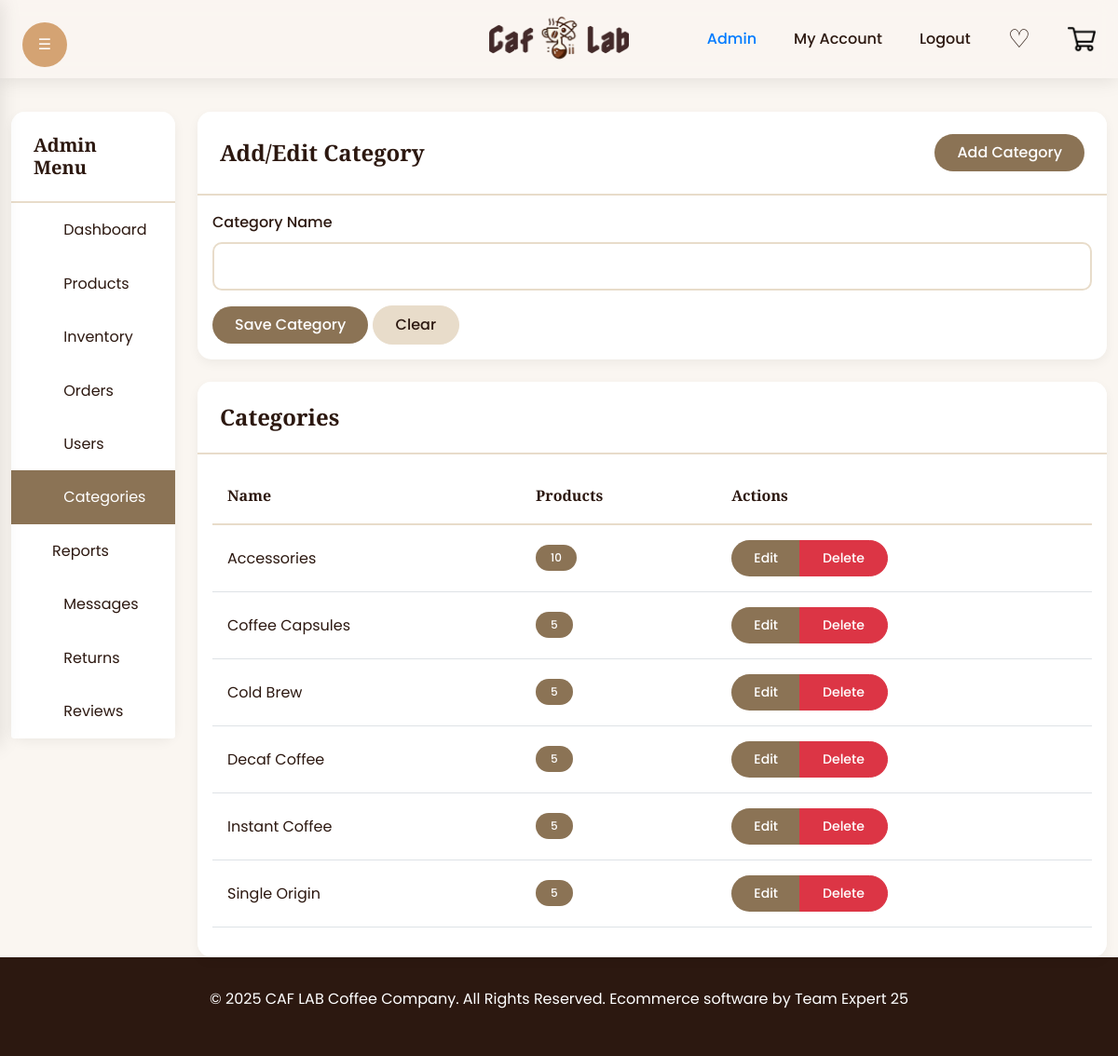
Screenshot of /admin/categories.php (signed in) with the database file from the repository.
### tables this page shows
CREATE TABLE Category (
    category_id INT NOT NULL AUTO_INCREMENT,
    name VARCHAR(255) NOT NULL,
    PRIMARY KEY (category_id)
);

### admin/categories.php (the view, shortened to what this page needs)
<?php
$conn = getConnection();
$stmt = $conn->query("
    SELECT c.*, COUNT(p.product_id) as product_count
    FROM Category c
    LEFT JOIN Products p ON c.category_id = p.category_id
    GROUP BY c.category_id
    ORDER BY c.name
");
$categories = $stmt->fetchAll(PDO::FETCH_ASSOC);
include 'templates/header.php';
?>
<div class="container-fluid">
    <div class="row">
        <div class="col-md-2">
            <?php include 'templates/admin-menu.php'; ?>
        </div>
        <div class="col-md-10">
            <div class="card mb-4">
                <div class="card-header d-flex justify-content-between align-items-center">
                    <h4 class="mb-0">Add/Edit Category</h4>
                    <a href="category-form.php" class="btn btn-primary">Add Category</a>
                </div>
                <div class="card-body">
                    <form action="categories.php" method="POST" id="categoryForm">
                        <div class="mb-3">
                            <label for="name" class="form-label">Category Name</label>
                            <input type="text" class="form-control" id="name" name="name" required>
                        </div>
                        <button type="submit" class="btn btn-primary">Save Category</button>
                        <button type="button" class="btn btn-secondary" onclick="resetForm()">Clear</button>
                    </form>
                </div>
            </div>
            <div class="card">
                <div class="card-header">
                    <h4 class="mb-0">Categories</h4>
                </div>
                <div class="card-body">
                    <div class="table-responsive">
                        <table class="table table-hover">
                            <thead>
                                <tr>
                                    <th>Name</th>
                                    <th>Products</th>
                                    <th>Actions</th>
                                </tr>
                            </thead>
                            <tbody>
                                <?php foreach ($categories as $category): ?>
                                    <tr>
                                        <td><?= htmlspecialchars($category['name']) ?></td>
                                        <td>
                                            <span class="badge bg-info">
                                                <?= $category['product_count'] ?>
                                            </span>
                                        </td>
                                        <td>
                                            <div class="btn-group">
                                                <button type="button"
                                                        class="btn btn-sm btn-primary"
                                                        onclick="editCategory(<?= htmlspecialchars(json_encode($category)) ?>)">
                                                    Edit
                                                </button>
                                                    <button type="button"
                                                            class="btn btn-sm btn-danger"
                                                            onclick="deleteCategory(<?= $category['category_id'] ?>, '<?= htmlspecialchars($category['name']) ?>')">
                                                        Delete
                                                    </button>
                                            </div>
                                        </td>
                                    </tr>
                                <?php endforeach; ?>
                            </tbody>
                        </table>
                    </div>
                </div>
            </div>
        </div>
    </div>
</div>
<?php include 'templates/footer.php'; ?>

### admin/css/admin.css (style rules this page uses)
:root { --primary: #8B7355; --secondary: #E8DCCA; --accent: #D4A373; --text: #2C1810; --background: #FAF6F1; --white: #FFFFFF; }
body { background-color: var(--background); color: var(--text); font-family: 'Poppins', sans-serif; line-height: 1.6; min-height: 100vh; display: flex; flex-direction: column; padding-top: 120px; }
h1, h2, h3, h4, h5, h6 { font-family: 'Playfair Display', serif; font-weight: 700; color: var(--text); }
.card { border: none; border-radius: 15px; box-shadow: 0 4px 12px rgba(0, 0, 0, 0.05); background-color: var(--white); transition: transform 0.3s ease, box-shadow 0.3s ease; }
.card-header { background-color: var(--white); border-bottom: 2px solid var(--secondary); border-radius: 15px 15px 0 0 !important; padding: 1.5rem; }
.btn { padding: 0.5rem 1.5rem; border-radius: 50px; font-weight: 500; transition: all 0.3s ease; }
.btn-primary { background-color: var(--primary); border: none; box-shadow: none; color: var(--white); }
.btn-secondary { background-color: var(--secondary); border-color: var(--secondary); color: var(--text); }
.table { color: var(--text); }
.table thead th { border-bottom: 2px solid var(--secondary); font-family: 'Playfair Display', serif; font-weight: 600; padding: 1rem; }
.table td { padding: 1rem; vertical-align: middle; }
.form-control, .form-select { border: 2px solid var(--secondary); border-radius: 10px; padding: 0.75rem 1rem; transition: all 0.3s ease; }
.form-label { font-weight: 500; color: var(--text); margin-bottom: 0.5rem; }
.bg-info { background-color: #8B7355 !important; }
.badge { padding: 0.5rem 1rem; border-radius: 50px; font-weight: 500; }
.badge.bg-info { background-color: var(--primary) !important; }

### CaflabProject/public/css/basket.css (style rules this page uses)
:root { --primary: #8B7355; --secondary: #E8DCCA; --accent: #D4A373; --text: #2C1810; --background: #FAF6F1; --white: #FFFFFF; --error: #dc3545; --warning: #ffc107; --success: #28a745; }

### rows the page displays
category: name "Accessories", product_count "10"
category: name "Coffee Capsules", product_count "5"
category: name "Cold Brew", product_count "5"
category: name "Decaf Coffee", product_count "5"
category: name "Instant Coffee", product_count "5"
category: name "Single Origin", product_count "5"
